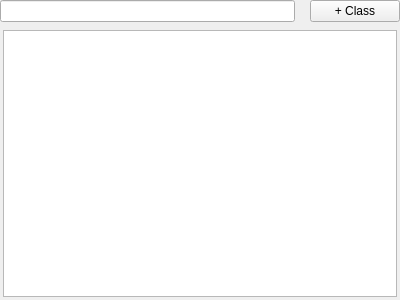
<?xml version="1.0" encoding="UTF-8"?>
<ui version="4.0">
 <class>annotationManagerFrame</class>
 <widget class="QFrame" name="annotationManagerFrame">
  <property name="geometry">
   <rect>
    <x>0</x>
    <y>0</y>
    <width>400</width>
    <height>300</height>
   </rect>
  </property>
  <property name="windowTitle">
   <string>Frame</string>
  </property>
  <layout class="QVBoxLayout" name="verticalLayout">
   <property name="spacing">
    <number>5</number>
   </property>
   <property name="leftMargin">
    <number>0</number>
   </property>
   <property name="topMargin">
    <number>0</number>
   </property>
   <property name="rightMargin">
    <number>0</number>
   </property>
   <property name="bottomMargin">
    <number>0</number>
   </property>
   <item>
    <widget class="QFrame" name="utilityFrame">
     <property name="frameShape">
      <enum>QFrame::NoFrame</enum>
     </property>
     <property name="frameShadow">
      <enum>QFrame::Raised</enum>
     </property>
     <layout class="QHBoxLayout" name="horizontalLayout">
      <property name="spacing">
       <number>15</number>
      </property>
      <property name="leftMargin">
       <number>0</number>
      </property>
      <property name="topMargin">
       <number>0</number>
      </property>
      <property name="rightMargin">
       <number>0</number>
      </property>
      <property name="bottomMargin">
       <number>0</number>
      </property>
      <item>
       <widget class="QLineEdit" name="classSearchLineEdit">
        <property name="sizePolicy">
         <sizepolicy hsizetype="Expanding" vsizetype="Preferred">
          <horstretch>0</horstretch>
          <verstretch>0</verstretch>
         </sizepolicy>
        </property>
        <property name="placeholderText">
         <string/>
        </property>
       </widget>
      </item>
      <item>
       <widget class="QPushButton" name="annoManagerCreateClassBtn">
        <property name="sizePolicy">
         <sizepolicy hsizetype="Preferred" vsizetype="Preferred">
          <horstretch>0</horstretch>
          <verstretch>0</verstretch>
         </sizepolicy>
        </property>
        <property name="minimumSize">
         <size>
          <width>90</width>
          <height>0</height>
         </size>
        </property>
        <property name="cursor">
         <cursorShape>PointingHandCursor</cursorShape>
        </property>
        <property name="text">
         <string>+ Class</string>
        </property>
       </widget>
      </item>
     </layout>
    </widget>
   </item>
   <item>
    <widget class="QFrame" name="classSelectionFrame">
     <property name="frameShape">
      <enum>QFrame::NoFrame</enum>
     </property>
     <property name="frameShadow">
      <enum>QFrame::Raised</enum>
     </property>
     <layout class="QVBoxLayout" name="verticalLayout_2">
      <property name="leftMargin">
       <number>3</number>
      </property>
      <property name="topMargin">
       <number>3</number>
      </property>
      <property name="rightMargin">
       <number>3</number>
      </property>
      <property name="bottomMargin">
       <number>3</number>
      </property>
      <item>
       <widget class="QTreeWidget" name="classSelectionTreeWidget">
        <property name="indentation">
         <number>0</number>
        </property>
        <property name="headerHidden">
         <bool>true</bool>
        </property>
        <property name="expandsOnDoubleClick">
         <bool>false</bool>
        </property>
        <attribute name="headerMinimumSectionSize">
         <number>0</number>
        </attribute>
        <column>
         <property name="text">
          <string notr="true">1</string>
         </property>
        </column>
       </widget>
      </item>
     </layout>
    </widget>
   </item>
  </layout>
 </widget>
 <resources/>
 <connections/>
</ui>
